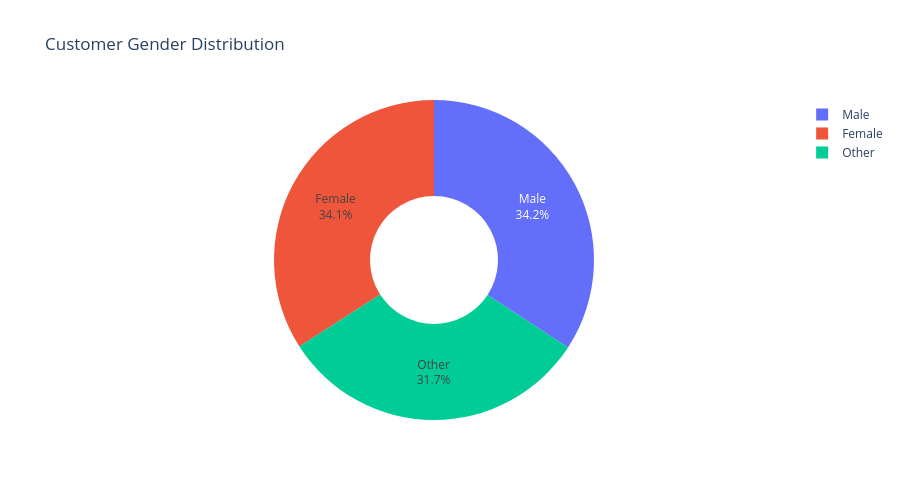

Notebook code cell kept with this figure:
### Code cell
# Gender distribution
gender_dist = df['Customer Gender'].value_counts().reset_index()
gender_dist.columns = ['Gender', 'Count']

# Custom colors
custom_colors = ['#636EFA', '#EF553B', '#00CC96', '#AB63FA']

fig = px.pie(
    gender_dist,
    names='Gender',
    values='Count',
    title='Customer Gender Distribution',
    hole=0.4,
    height=500,
    color_discrete_sequence=custom_colors
)

fig.update_traces(
    textinfo='percent+label',
    hovertemplate='<b>%{label}</b><br>Customers: %{value}<br>Percentage: %{percent}'
)

fig.show()

### Figure 1 — Plotly figure (JSON) as saved in the notebook; plotly's stock layout.template omitted (floating-point values rounded to 4 significant figures)
{"data": [{"domain": {"x": [0, 1], "y": [0, 1]}, "hole": 0.4, "hovertemplate": "<b>%{label}</b><br>Customers: %{value}<br>Percentage: %{percent}", "labels": ["Male", "Female", "Other"], "legendgroup": "", "name": "", "showlegend": true, "textinfo": "percent+label", "type": "pie", "values": [2896, 2887, 2686]}], "layout": {"height": 500, "legend": {"tracegroupgap": 0}, "piecolorway": ["#636EFA", "#EF553B", "#00CC96", "#AB63FA"], "title": {"text": "Customer Gender Distribution"}}}
